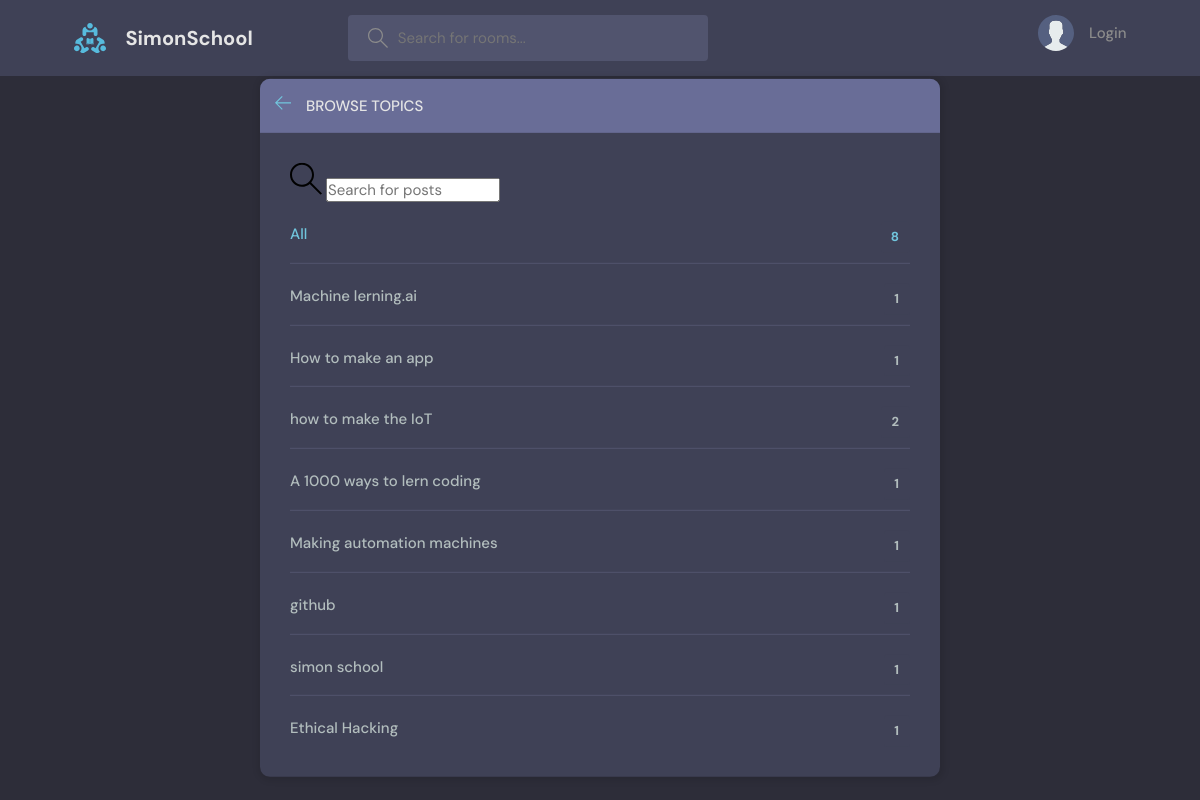
Page /topics/ on the committed database.
### Baze/models.py (models this page shows, shortened)
class Topic(models.Model):
     name = models.CharField(max_length=200)

### Baze/views.py (the view)
# urls.py: path('topics/', views.topicsPage, name="topics"),
def topicsPage(request):
    q = request.GET.get('q') if request.GET.get('q') != None else ''
    topics = Topic.objects.filter(name__icontains=q)
    return render(request, 'Baze/topics.html', {'topics': topics})

### Baze/templates/Baze/topics.html (shortened to what this page needs)
{%extends 'main.html' %}
{%block content%}
    <main class="create-room layout">
      <div class="container">
        <div class="layout__box">
          <div class="layout__boxHeader">
            <div class="layout__boxTitle">
              <a href="{% url 'home' %}">
                <svg version="1.1" xmlns="http://www.w3.org/2000/svg" width="32" height="32" viewBox="0 0 32 32">
                  <title>arrow-left</title>
                  <path
                    d="M13.723 2.286l-13.723 13.714 13.719 13.714 1.616-1.611-10.96-10.96h27.625v-2.286h-27.625l10.965-10.965-1.616-1.607z"
                  ></path>
                </svg>
              </a>
              <h3>Browse Topics</h3>
            </div>
          </div>
          <div class="topics-page layout__body">
            <form action="" method="GET" class="header__serch">
              <label>
                <input name = "q"   placeholder="Search for posts" />
              </label>
            </form>
            <ul class="topics__list">
              <li>
                <a href="{% url 'topics' %}" class="active">All <span>{{topics.count}}</span></a>
              </li>
              {%for topic in topics%}
              <li>
                <a href="{% url 'home' %}?q={{topic.name}}">{{topic.name}} <span>{{topic.room_set.all.count}}</span></a>
              </li>
              {% endfor %}
            </ul>
          </div>
        </div>
      </div>
    </main>
 {%endblock content%}

### static/styles/style.css (style rules this page uses)
:root { --color-main: #71c6dd; --color-main-light: #e1f6fb; --color-dark: #3f4156; --color-dark-medium: #51546e; --color-dark-light: #696d97; --color-light: #e5e5e5; --color-gray: #8b8b8b; --color-light-gray: #b2bdbd; --color-bg: #2d2d39; --color-success: #5dd693; --color-error: #fc4b0b; }
* { font-family: "DM Sans", -apple-system, BlinkMacSystemFont, "Segoe UI", Roboto, Oxygen, Ubuntu, Cantarell, "Open Sans", "Helvetica Neue", sans-serif; margin: 0; padding: 0; box-sizing: border-box; text-rendering: optimizeLegibility; font-size: inherit; }
html { font-size: 56.25%; }
@media only screen and (min-width: 1200px) { html { font-size: 62.5%; } }
body { line-height: 1.6; font-weight: 400; font-size: 1.5rem; color: var(--color-light-gray); background-color: var(--color-bg); min-height: 100vh; }
a { display: inline-block; color: var(--color-main); text-decoration: none; }
.container { max-width: 120rem; width: 90%; margin: auto; }
.layout { margin-top: 2.4rem; }
.layout > .container { display: flex; justify-content: space-between; align-items: flex-start; }
.layout__box { width: 90%; max-width: 48rem; min-height: 40rem; position: absolute; top: 50%; left: 50%; transform: translate(-50%, -46%); background-color: var(--color-dark); border-radius: 1rem; box-shadow: 1px 1px 6px 3px rgba(0, 0, 0, 0.1); overflow: hidden; }
.layout__boxHeader { display: flex; padding: 1.5rem; background-color: var(--color-dark-light); }
.layout__boxTitle { display: flex; gap: 1.5rem; align-items: center; }
.layout__boxTitle h3 { text-transform: uppercase; font-weight: 500; color: var(--color-light); }
.layout__boxTitle svg { width: 1.6rem; height: 1.6rem; fill: var(--color-main); }
.layout__body { margin: 3rem; }
.topics__list { list-style: none; }
.topics__list li a { display: flex; justify-content: space-between; margin-bottom: 3rem; font-weight: 500; color: var(--color-light-gray); transition: all 0.3s ease-in-out; }
.topics__list li a.active, .topics__list li a:hover { color: var(--color-main); }
.topics__list li a span { padding: 0.5rem 1rem; background-color: var(--color-dark); border-radius: 3px; font-size: 1.3rem; font-weight: 700; letter-spacing: 1px; }
.topics-page .topics__list li:not(:last-child) a { margin: 2rem 0; padding-bottom: 1rem; text-decoration: none; border-bottom: 1px solid var(--color-dark-medium); }
.create-room.layout .layout__box { max-width: 68rem; }

### rows in the picture
Topic: name "Machine lerning.ai", room_set.all.count "1"
Topic: name "How to make an app", room_set.all.count "1"
Topic: name "how to make the IoT", room_set.all.count "2"
Topic: name "A 1000 ways to lern coding", room_set.all.count "1"
Topic: name "Making automation machines", room_set.all.count "1"
Topic: name "github", room_set.all.count "1"
Topic: name "simon school", room_set.all.count "1"
Topic: name "Ethical Hacking", room_set.all.count "1"

### other values in the picture
{{ topics.count }} "8"
